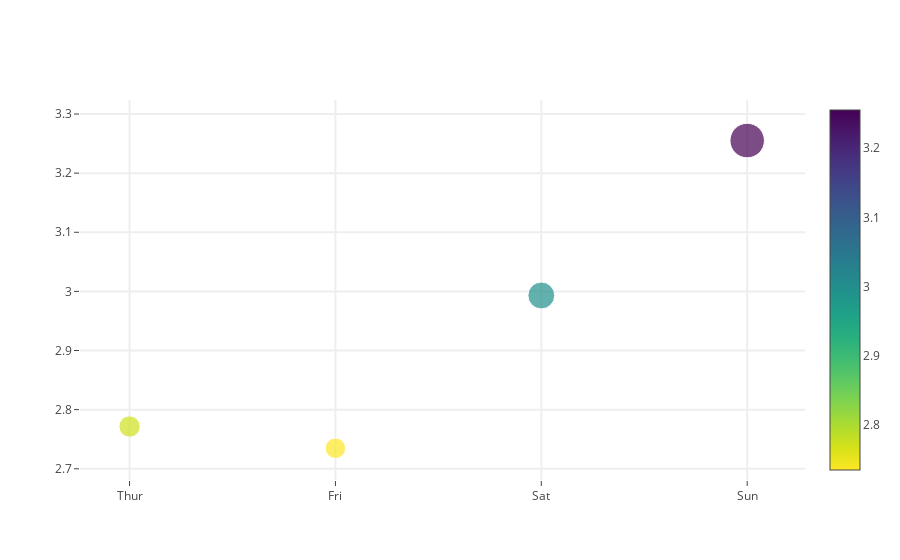

Source (notebook cell):
### Code cell
data = load_tips(group="day")
plotly_scatterplot(data, "day", "tip", size=3)

### Figure 1 — Plotly figure (JSON) as saved in the notebook; plotly's stock layout.template omitted (floating-point values rounded to 4 significant figures)
{"data": [{"marker": {"cauto": true, "cmax": 3.255, "cmin": 2.735, "color": [2.771, 2.735, 2.993, 3.255], "colorscale": "Viridis", "reversescale": true, "showscale": true, "size": [21.29, 20.45, 26.81, 34.49], "sizemode": "diameter", "sizeref": 1}, "mode": "markers", "text": ["Thur", "Fri", "Sat", "Sun"], "type": "scatter", "uid": "41372179-c014-486b-a66b-8f3645f23734", "x": ["Thur", "Fri", "Sat", "Sun"], "y": [2.771, 2.735, 2.993, 3.255]}], "layout": {"autosize": true, "hovermode": "closest", "showlegend": false, "xaxis": {"autorange": true, "gridwidth": 2, "range": [-0.2274, 3.26], "ticklen": 5, "type": "category", "zeroline": false}, "yaxis": {"autorange": true, "gridwidth": 2, "range": [2.669, 3.343], "ticklen": 5, "type": "linear"}}}
